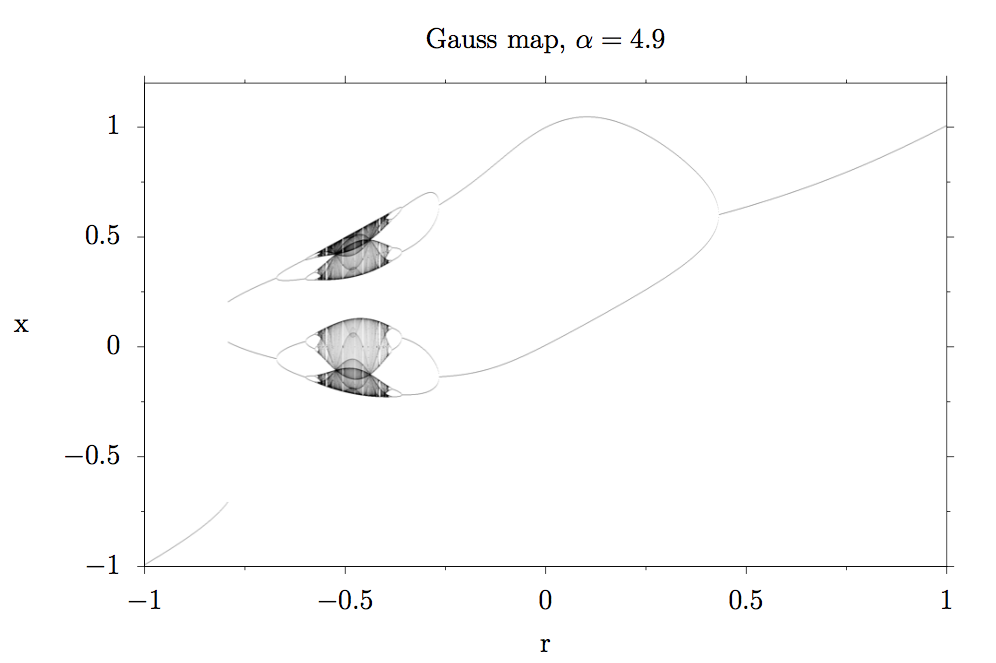

Write the gnuplot code that produced this figure.
file='gauss.png'

set terminal epslatex standalone size 15cm,10cm color colortext font 'Helvetica,12' header "\\usepackage{amsmath} \n   \\usepackage{siunitx} \n \\sisetup{ \n  locale = DE , \n  output-decimal-marker = {.},\n  per-mode = symbol \n }"

set output "gaussmap.tex"

set xrange [-1:1]
set yrange [-1:1.2]
set x2range [*:*]
set y2range [*:*]

set xlabel 'r'
set ylabel 'x' rotate by 0

set xtics .5 mirror out
set mxtics 2
set ytics .5 mirror out
set mytics 2

unset key

set title 'Gauss map, $\alpha = 4.9$'

xmin = 3.4
xmax =3.75
ymin =.7
ymax = .95

#set object 1 rectangle from xmin,ymin to xmax,ymax fs empty border rgb "black" lw 1 dt 2 front

plot file binary filetype=png with rgbimage axes x2y2,\

# Run in terminal: latex gaussmap.tex && dvips -o gaussmap.eps gaussmap.dvi && open gaussmap.eps
